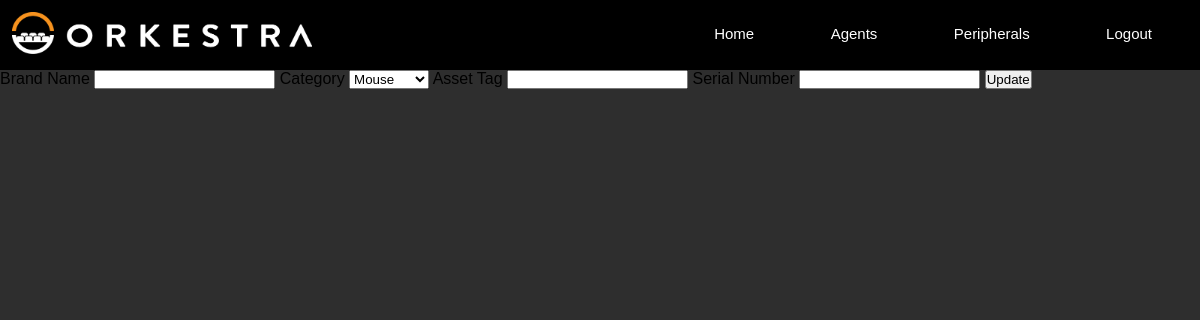
Before: /update-asset/17 (signed in) with the older database file.
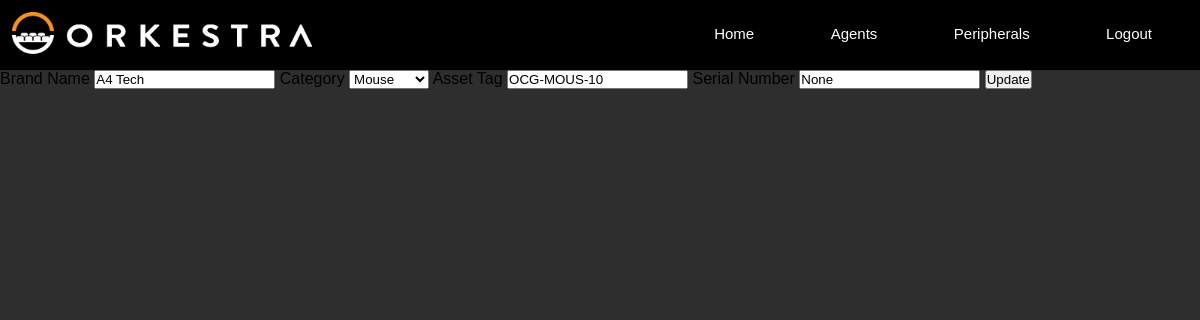
After: the same page with the newer database file.
### models.py (models this page shows)
class Stock(db.Model):
    __tablename__ = 'stock'
    id = db.Column(db.Integer, primary_key=True, autoincrement=True)
    name = db.Column(db.Text, unique=False, nullable=False)
    category = db.Column(db.String(30), unique=False, nullable=False)
    asset_tag = db.Column(db.String(30), unique=False, nullable=False)
    serial_number = db.Column(db.String(30), unique=False, nullable=False)

### main.py (the view, shortened to what this page needs)
@app.route("/update-asset/<num>", methods=['GET', 'POST'])
@login_required
def asset_update(num):
    form = addAsset()
    asset = Stock.query.filter_by(id=num).first()
    return render_template('update-asset.html', form=form, asset=asset,num=num)

### form.py
class addAsset(FlaskForm):
    name = StringField(label='Brand Name', validators=[DataRequired(), InputRequired()])
    category = SelectField(label='Category', choices=['Mouse', 'Keyboard', 'CPU', 'Monitor', 'Headset', "Camera", "Chair"])
    asset_tag = StringField(label='Asset Tag', validators=[DataRequired()], default="None")
    serial_no = StringField(label='Serial Number', validators=[DataRequired()], default="None")

### main.py (called while the page is built)
@login_manager.user_loader
def load_user(user_id):
    return db.session.get(User,(user_id))

### templates/update-asset.html (shortened to what this page needs)
<!DOCTYPE html>
<html lang="en">
<head>
    <link href="{{ url_for('static', filename='css/styles.css') }}" rel="stylesheet" />
    <link rel="stylesheet" href=
    "https://cdnjs.cloudflare.com/ajax/libs/font-awesome/4.7.0/css/font-awesome.min.css">
</head>
<body>
    <header>
        <nav>
         <a href="{{ url_for('home') }}"><img src="static\css\assets\orkestra-main-logo.png" alt=""></a>
         <div class="nav-links">
            <ul>
                <li><a href="{{ url_for('home') }}">Home</a></li>
                <li><a href="{{ url_for('view') }}">Agents</a></li>
                <li><a href="{{ url_for('asset_view') }}">Peripherals</a></li>
                <li><a href="{{ url_for('login') }}">Logout</a></li>
            </ul>
        </div>
        </nav>
    </header>
    <form method="POST" action="{{ url_for('asset_update', num=num) }}">
        {{ form.name.label }}
        {{ form.name(size=20, value=asset.name) }}
        {{ form.category.label }}
        {{ form.category() }}
        {{ form.asset_tag.label }}
        {{ form.asset_tag(size=20, value=asset.asset_tag) }}
        {{ form.serial_no.label }}
        {{ form.serial_no(size=20, value=asset.serial_number) }}
         <input type="submit" value="Update">
      </form>
</body>
</html>

Changed rows visible on the page:
added Stock: name "A4 Tech", category "Mouse", asset_tag "OCG-MOUS-10"
Other visible differences:
form field serial_no: (not shown) → "None"
form field category: "Mouse" → (not shown)
